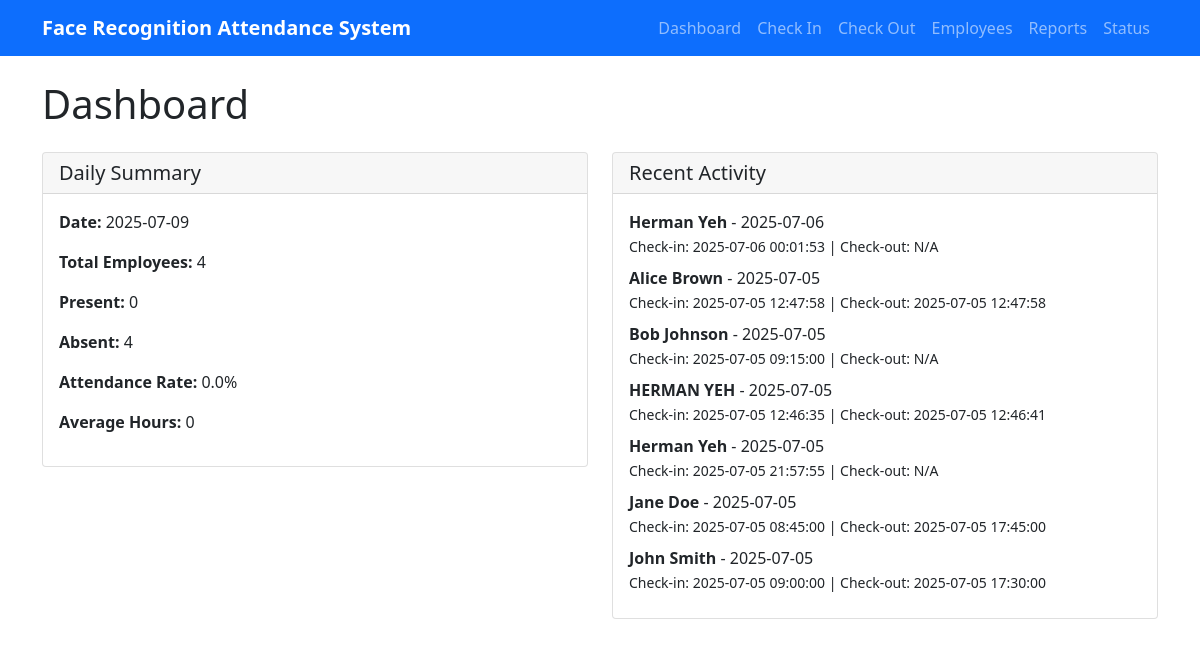
Page /dashboard on the earlier database version.
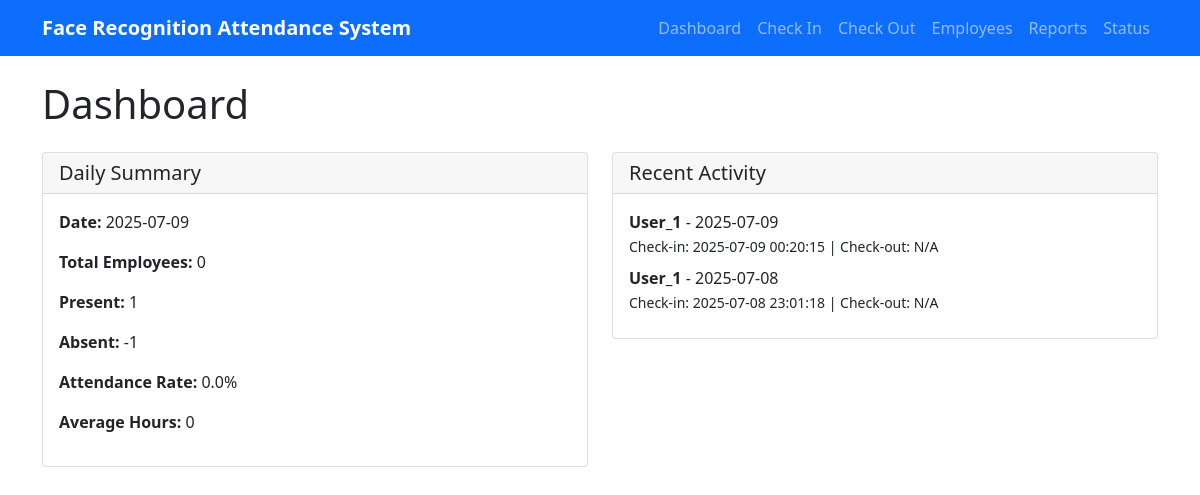
Same page on the later database version.
### tables this page shows
CREATE TABLE attendance (
                    id INTEGER PRIMARY KEY AUTOINCREMENT,
                    name TEXT NOT NULL,
                    date TEXT NOT NULL,
                    check_in_time TEXT,
                    check_out_time TEXT,
                    total_hours REAL,
                    status TEXT DEFAULT 'present',
                    created_at TIMESTAMP DEFAULT CURRENT_TIMESTAMP
                );

### attendance_web_server.py (the view)
@app.route('/dashboard')
def dashboard():
    db = get_db()
    summary = db.get_daily_summary()
    recent_records = db.get_attendance_report()[:10]
    employees = db.get_employees()
    return render_template('dashboard.html',
                         summary=summary,
                         recent_records=recent_records,
                         employees=employees)

### attendance_database.py (called while the page is built)
    def get_employees(self) -> List[Dict]:
        if self.cursor is None:
            print("Database not initialized")
            return []
        try:
            self.cursor.execute('''
                SELECT id, name, employee_id, department, position
                FROM employees
                WHERE is_active = 1
                ORDER BY name
            ''')
            employees = []
            for row in self.cursor.fetchall():
                employees.append({
                    'id': row[0],
                    'name': row[1],
                    'employee_id': row[2],
                    'department': row[3],
                    'position': row[4]
                })
            return employees
        except Exception as e:
            print(f"Error getting employees: {e}")
            return []

### attendance_web_server.py (called while the page is built)
def get_db():
    global db
    if db is None:
        db = AttendanceDatabase()
    return db

### templates/dashboard.html (shortened to what this page needs)
{% extends "base.html" %}
{% block content %}
<h1 class="mb-4">Dashboard</h1>
<div class="row">
    <div class="col-md-6">
        <div class="card">
            <div class="card-header">
                <h5 class="card-title mb-0">Daily Summary</h5>
            </div>
            <div class="card-body">
                <p><strong>Date:</strong> {{ summary.date }}</p>
                <p><strong>Total Employees:</strong> {{ summary.total_employees }}</p>
                <p><strong>Present:</strong> {{ summary.present_employees }}</p>
                <p><strong>Absent:</strong> {{ summary.absent_employees }}</p>
                <p><strong>Attendance Rate:</strong> {{ "%.1f"|format(summary.attendance_rate) }}%</p>
                <p><strong>Average Hours:</strong> {{ summary.average_hours }}</p>
            </div>
        </div>
    </div>
    <div class="col-md-6">
        <div class="card">
            <div class="card-header">
                <h5 class="card-title mb-0">Recent Activity</h5>
            </div>
            <div class="card-body">
                {% if recent_records %}
                    {% for record in recent_records %}
                        <div class="mb-2">
                            <strong>{{ record.name }}</strong> - {{ record.date }}<br>
                            <small>Check-in: {{ record.check_in_time or 'N/A' }} |
                                   Check-out: {{ record.check_out_time or 'N/A' }}</small>
                        </div>
                    {% endfor %}
                {% else %}
                    <p>No recent activity</p>
                {% endif %}
            </div>
        </div>
    </div>
</div>
{% endblock %}

### templates/base.html (shortened to what this page needs)
<!DOCTYPE html>
<html lang="en">
<head>
    <link href="https://cdn.jsdelivr.net/npm/bootstrap@5.1.3/dist/css/bootstrap.min.css" rel="stylesheet">
</head>
<body>
    <nav class="navbar navbar-expand-lg navbar-dark bg-primary">
        <div class="container">
            <a class="navbar-brand" href="/">Face Recognition Attendance System</a>
            <div class="navbar-nav">
                <a class="nav-link" href="/dashboard">Dashboard</a>
                <a class="nav-link" href="/check_in">Check In</a>
                <a class="nav-link" href="/check_out">Check Out</a>
                <a class="nav-link" href="/employees">Employees</a>
                <a class="nav-link" href="/reports">Reports</a>
                <a class="nav-link" href="/status">Status</a>
            </div>
        </div>
    </nav>
    <div class="container mt-4">
        {% block content %}{% endblock %}
    </div>
</body>
</html>

### templates/base.html (style rules this page uses)
.navbar-brand { font-weight: bold; }
.card { margin-bottom: 20px; }

Differences in the rows shown:
removed attendance: name "Herman Yeh", date "2025-07-06", check_in_time "2025-07-06 00:01:53", check_out_time "N/A"
removed attendance: name "Alice Brown", date "2025-07-05", check_in_time "2025-07-05 12:47:58", check_out_time "2025-07-05 12:47:58"
removed attendance: name "Bob Johnson", date "2025-07-05", check_in_time "2025-07-05 09:15:00", check_out_time "N/A"
removed attendance: name "HERMAN YEH", date "2025-07-05", check_in_time "2025-07-05 12:46:35", check_out_time "2025-07-05 12:46:41"
removed attendance: name "Herman Yeh", date "2025-07-05", check_in_time "2025-07-05 21:57:55", check_out_time "N/A"
removed attendance: name "Jane Doe", date "2025-07-05", check_in_time "2025-07-05 08:45:00", check_out_time "2025-07-05 17:45:00"
removed attendance: name "John Smith", date "2025-07-05", check_in_time "2025-07-05 09:00:00", check_out_time "2025-07-05 17:30:00"
added attendance: name "User_1", date "2025-07-09", check_in_time "2025-07-09 00:20:15", check_out_time "N/A"
added attendance: name "User_1", date "2025-07-08", check_in_time "2025-07-08 23:01:18", check_out_time "N/A"
Other differences:
{{ summary.total_employees }}: "4" → "0"
{{ summary.present_employees }}: "0" → "1"
{{ summary.absent_employees }}: "4" → "-1"
